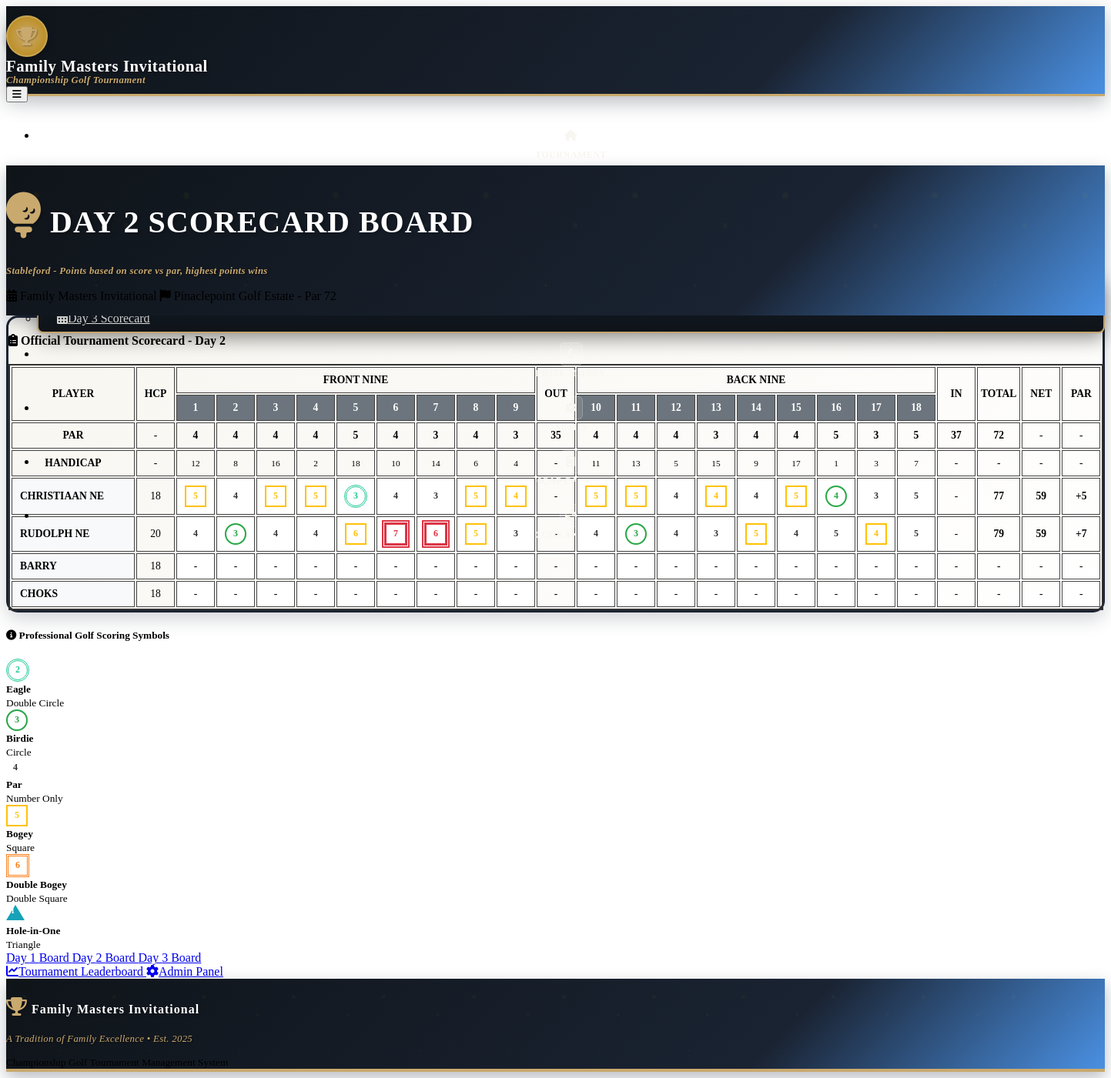
Page /day_board/2 on the earlier database version.
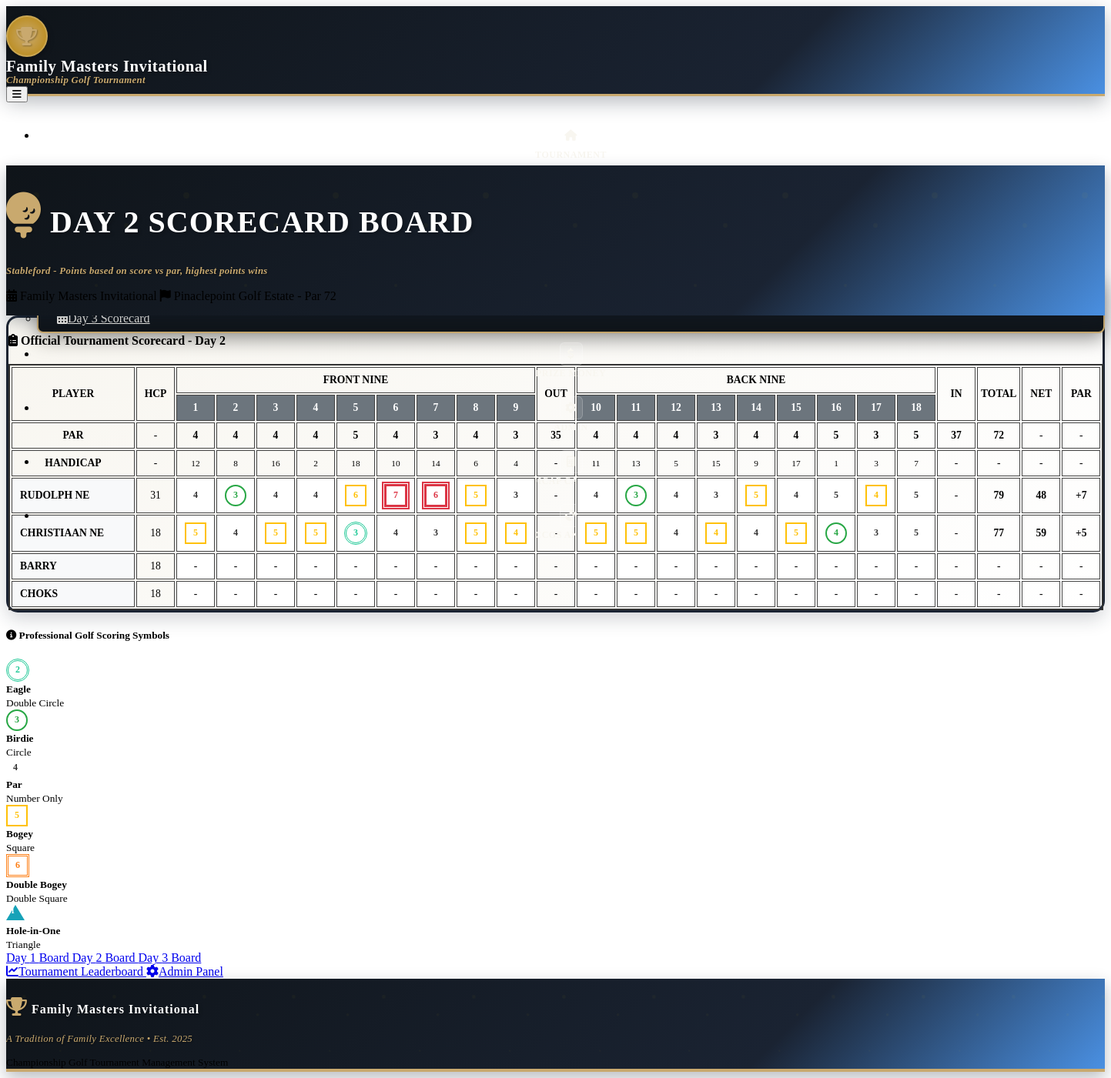
Same page on the later database version.
### models.py (models this page shows, shortened)
class Player(db.Model):
    id = db.Column(db.Integer, primary_key=True)
    name = db.Column(db.String(100), nullable=False)
    tournament_id = db.Column(db.Integer, db.ForeignKey('tournament.id'), nullable=False)
    handicap = db.Column(db.Integer, default=0)
    prize_eligible = db.Column(db.Boolean, default=True)  # New field for prize eligibility
    created_at = db.Column(db.DateTime, default=datetime.utcnow)
    scores = db.relationship('Score', backref='player', lazy=True)

class Score(db.Model):
    id = db.Column(db.Integer, primary_key=True)
    player_id = db.Column(db.Integer, db.ForeignKey('player.id'), nullable=False)
    round_id = db.Column(db.Integer, db.ForeignKey('round.id'), nullable=False)
    hole_1 = db.Column(db.Integer)
    hole_2 = db.Column(db.Integer)
    hole_3 = db.Column(db.Integer)
    hole_4 = db.Column(db.Integer)
    hole_5 = db.Column(db.Integer)
    hole_6 = db.Column(db.Integer)
    hole_7 = db.Column(db.Integer)
    hole_8 = db.Column(db.Integer)
    hole_9 = db.Column(db.Integer)
    hole_10 = db.Column(db.Integer)
    hole_11 = db.Column(db.Integer)
    hole_12 = db.Column(db.Integer)
    hole_13 = db.Column(db.Integer)
    hole_14 = db.Column(db.Integer)
    hole_15 = db.Column(db.Integer)
    hole_16 = db.Column(db.Integer)
    hole_17 = db.Column(db.Integer)
    hole_18 = db.Column(db.Integer)
    total_strokes = db.Column(db.Integer)
    stableford_points = db.Column(db.Integer)
    created_at = db.Column(db.DateTime, default=datetime.utcnow)
    updated_at = db.Column(db.DateTime, default=datetime.utcnow, onupdate=datetime.utcnow)
    def get_hole_score(self, hole_number):
        return getattr(self, f'hole_{hole_number}', None)
    def get_net_score(self):
        if self.total_strokes:
            return self.total_strokes - self.player.handicap
        return None

### routes.py (the view)
@app.route('/day_board/<int:day>')
def day_scorecard_board(day):
    tournament = Tournament.query.first()
    if not tournament:
        return redirect(url_for('player_setup'))
    if day not in [1, 2, 3]:
        flash('Invalid day. Please select day 1, 2, or 3.', 'error')
        return redirect(url_for('scoreboard'))
    round_obj = Round.query.filter_by(tournament_id=tournament.id, day=day).first()
    if not round_obj:
        flash(f'Day {day} round not found.', 'error')
        return redirect(url_for('scoreboard'))
    leaderboard = calculate_leaderboard(tournament.id)
    scores_by_player = {}
    scores = Score.query.filter_by(round_id=round_obj.id).all()
    for score in scores:
        scores_by_player[score.player_id] = score
    return render_template('day_scorecard_board.html',
                         tournament=tournament,
                         day=day,
                         round=round_obj,
                         leaderboard=leaderboard,
                         scores_by_player=scores_by_player,
                         course=PINACLEPOINT_COURSE,
                         tournament_formats=TOURNAMENT_FORMATS)

### templates/day_scorecard_board.html (shortened to what the changed rows need)
{% extends "base.html" %}
{% block content %}
<div class="container-fluid">
    <div class="row mb-4">
        <div class="col-12">
            <div class="card tournament-header scorecard-header">
                <div class="card-body text-center py-3 position-relative">
                    <h1 class="display-4 text-white mb-2 tournament-logo">
                        <i class="fas fa-golf-ball me-3 trophy-icon"></i>
                        DAY {{ day }} SCORECARD BOARD
                    </h1>
                </div>
            </div>
        </div>
    </div>
    <div class="row">
        <div class="col-12">
            <div class="card leaderboard-card">
                <div class="card-body p-0">
                    <div class="table-responsive">
                        <table class="table scorecard-board-table mb-0">
                            <thead class="table-dark">
                                <tr>
                                    <th rowspan="2" class="align-middle text-center" style="min-width: 150px;">PLAYER</th>
                                    <th rowspan="2" class="align-middle text-center">HCP</th>
                                    <th colspan="9" class="text-center bg-success">FRONT NINE</th>
                                    <th rowspan="2" class="align-middle text-center bg-warning text-dark">OUT</th>
                                    <th colspan="9" class="text-center bg-info">BACK NINE</th>
                                    <th rowspan="2" class="align-middle text-center bg-warning text-dark">IN</th>
                                    <th rowspan="2" class="align-middle text-center bg-danger text-white">TOTAL</th>
                                    <th rowspan="2" class="align-middle text-center bg-primary text-white">NET</th>
                                    <th rowspan="2" class="align-middle text-center bg-secondary text-white">PAR</th>
                                </tr>
                                <tr>
                                    {% for hole in range(1, 10) %}
                                    <th class="text-center hole-header">{{ hole }}</th>
                                    {% endfor %}
                                    {% for hole in range(10, 19) %}
                                    <th class="text-center hole-header">{{ hole }}</th>
                                    {% endfor %}
                                </tr>
                                <tr class="table-info">
                                    <td><strong>PAR</strong></td>
                                    <td class="text-center">-</td>
                                    {% for hole in range(1, 10) %}
                                    <td class="text-center"><strong>{{ course.holes[hole-1].par }}</strong></td>
                                    {% endfor %}
                                    <td class="text-center bg-warning"><strong>35</strong></td>
                                    {% for hole in range(10, 19) %}
                                    <td class="text-center"><strong>{{ course.holes[hole-1].par }}</strong></td>
                                    {% endfor %}
                                    <td class="text-center bg-warning"><strong>37</strong></td>
                                    <td class="text-center bg-warning"><strong>72</strong></td>
                                    <td class="text-center">-</td>
                                    <td class="text-center">-</td>
                                </tr>
                                <tr class="table-secondary">
                                    <td><strong>HANDICAP</strong></td>
                                    <td class="text-center">-</td>
                                    {% for hole in range(1, 10) %}
                                    <td class="text-center"><small>{{ course.holes[hole-1].handicap }}</small></td>
                                    {% endfor %}
                                    <td class="text-center bg-warning">-</td>
                                    {% for hole in range(10, 19) %}
                                    <td class="text-center"><small>{{ course.holes[hole-1].handicap }}</small></td>
                                    {% endfor %}
                                    <td class="text-center bg-warning">-</td>
                                    <td class="text-center">-</td>
                                    <td class="text-center">-</td>
                                    <td class="text-center">-</td>
                                </tr>
                            </thead>
                            <tbody>
                                {% for player_data in leaderboard %}
                                {% set player = player_data.player %}
                                {% set score = scores_by_player.get(player.id) %}
                                <tr class="{% if player_data.rank <= 3 %}table-warning{% endif %}">
                                    <td class="player-name">
                                        <strong>{{ player.name.upper() }}</strong>
                                        {% if not player.prize_eligible %}
                                        <span class="badge bg-secondary ms-1">NE</span>
                                        {% endif %}
                                    </td>
                                    <td class="text-center">{{ player.handicap }}</td>
                                    {% set front_total = 0 %}
                                    {% for hole in range(1, 10) %}
                                    <td class="text-center score-cell">
                                        {% if score and score.get_hole_score(hole) %}
                                        {% set hole_score = score.get_hole_score(hole) %}
                                        {% set par = course.holes[hole-1].par %}
                                        {% set front_total = front_total + hole_score %}
                                        {{ get_golf_score_symbol(hole_score, par) | safe }}
                                        {% else %}
                                        <span class="text-muted">-</span>
                                        {% endif %}
                                    </td>
                                    {% endfor %}
                                    <td class="text-center bg-warning">
                                        {% if front_total > 0 %}
                                        <strong>{{ front_total }}</strong>
                                        {% else %}
                                        <span class="text-muted">-</span>
                                        {% endif %}
                                    </td>
                                    {% set back_total = 0 %}
                                    {% for hole in range(10, 19) %}
                                    <td class="text-center score-cell">
                                        {% if score and score.get_hole_score(hole) %}
                                        {% set hole_score = score.get_hole_score(hole) %}
                                        {% set par = course.holes[hole-1].par %}
                                        {% set back_total = back_total + hole_score %}
                                        {{ get_golf_score_symbol(hole_score, par) | safe }}
                                        {% else %}
                                        <span class="text-muted">-</span>
                                        {% endif %}
                                    </td>
                                    {% endfor %}
                                    <td class="text-center bg-warning">
                                        {% if back_total > 0 %}
                                        <strong>{{ back_total }}</strong>
                                        {% else %}
                                        <span class="text-muted">-</span>
                                        {% endif %}
                                    </td>
                                    <td class="text-center bg-danger text-white">
                                        {% if score and score.total_strokes %}
                                        <strong>{{ score.total_strokes }}</strong>
                                        {% else %}
                                        <span class="text-muted">-</span>
                                        {% endif %}
                                    </td>
                                    <td class="text-center bg-primary text-white">
                                        {% if score and score.get_net_score() %}
                                        <strong>{{ score.get_net_score() }}</strong>
                                        {% else %}
                                        <span class="text-muted">-</span>
                                        {% endif %}
                                    </td>
                                    <td class="text-center bg-secondary text-white">
                                        {% if score and score.total_strokes %}
                                        {% set par_diff = score.total_strokes - 72 %}
                                        {% if par_diff == 0 %}
                                        <strong class="text-success">E</strong>
                                        {% elif par_diff > 0 %}
                                        <strong class="text-danger">+{{ par_diff }}</strong>
                                        {% else %}
                                        <strong class="text-success">{{ par_diff }}</strong>
                                        {% endif %}
                                        {% else %}
                                        <span class="text-muted">-</span>
                                        {% endif %}
                                    </td>
                                </tr>
                                {% endfor %}
                            </tbody>
                        </table>
                    </div>
                </div>
            </div>
        </div>
    </div>
</div>
{% endblock %}

Differences in the rows shown:
changed Player "RUDOLPH": handicap 20 → 31 (drawn)
Other differences:
new list line: "RUDOLPH 31"
new list line: "NE 4 3 4 4 6 7 6 5 3 - 4 3 4 3 5 4 5 4 5 - + 7"
new list line: "79 48"
list line gone: "RUDOLPH 20"
list line gone: "NE 4 3 4 4 6 7 6 5 3 - 4 3 4 3 5 4 5 4 5 - + 7"
list line gone: "79 59"
